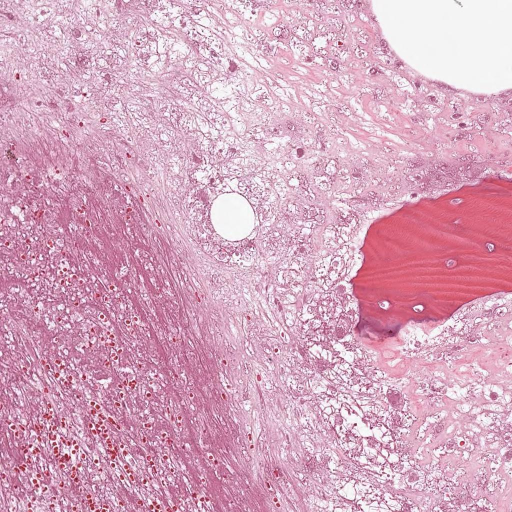
#> input picture Region_Growing/2.jpg, 1024 x 1024 px, found by its file name (shown at 1/2 size)
$ python Fitness_test.py
#> lines starting #> are read from the running program, lines starting #| are printed output that depends on the picture
import sys
import os
sys.path.append(os.path.join(os.path.dirname(os.getcwd()),"modules"))

from NbrRegionSegment import GetAllSegVariance, RegionExtract

import cv2 as cv
import numpy as np
import matplotlib.pyplot as plt
from skimage.feature import local_binary_pattern

img = cv.imread(r"D:\Project 2\Project_2\Region_Growing\2.jpg")
#> img is the input picture: shape (1024, 1024, 3); mean B, G, R 190.2, 167.7, 214


img = cv.resize(img, (0,0), fx = 0.5, fy = 0.5)
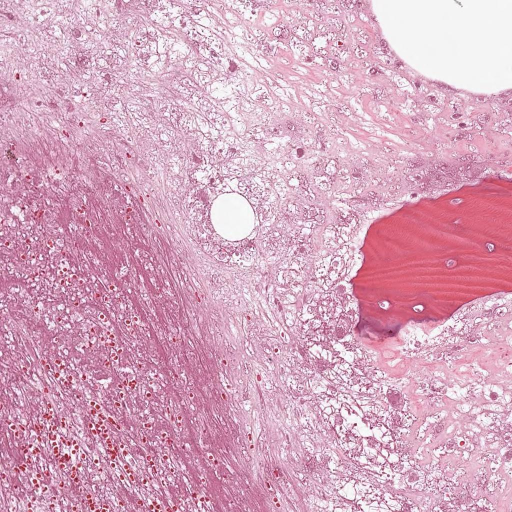
#> img: shape (512, 512, 3); mean B, G, R 190.3, 167.8, 214.1
gray_img = cv.cvtColor(img, cv.COLOR_BGR2GRAY)
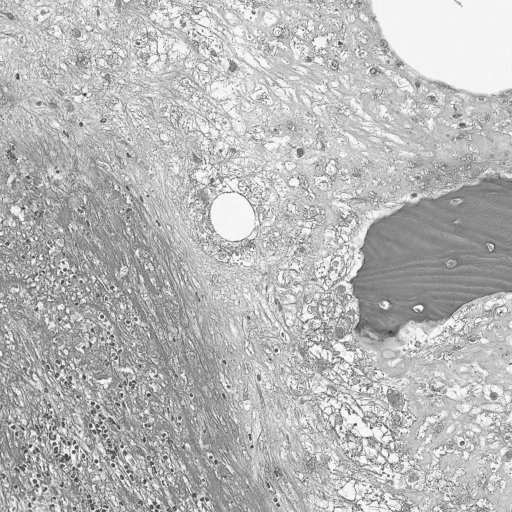
#> gray_img: shape (512, 512); min 49, max 254, mean 184.2

radius = 1
points = 8*radius

lbp = local_binary_pattern(gray_img, points, radius, "uniform").astype("uint8")
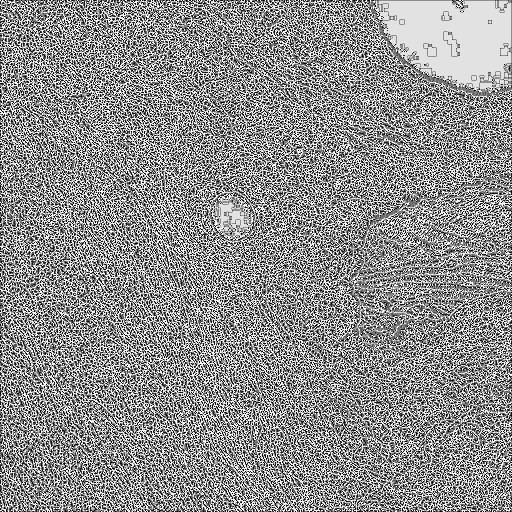
#> lbp: shape (512, 512); min 0, max 9, mean 5.05; drawn with min black and max white

resa = []
resb = []
sm = []

for i in range(1, 31, 5):
#> (the run stopped early here; a loop or call above may not have finished)

$ run again, with Region_Growing/1.jpg copied over Region_Growing/2.jpg
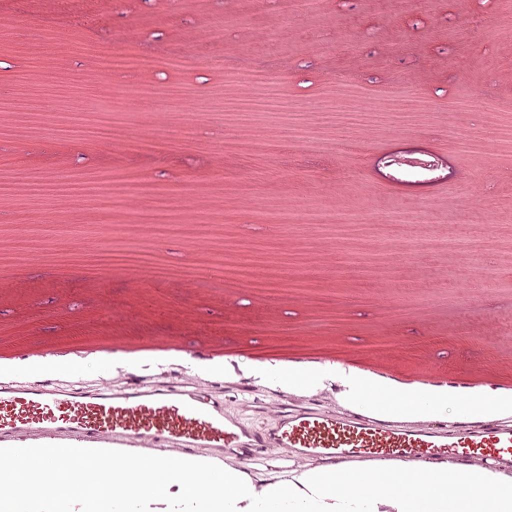
#> input picture Region_Growing/1.jpg, 1024 x 1024 px, found by its file name (shown at 1/2 size)
#> img is the input picture: shape (1024, 1024, 3); mean B, G, R 160.1, 137.8, 215.3
#> img: shape (512, 512, 3)
#> `gray_img = cv.cvtColor(img, cv.COLOR_BGR2GRAY)`:
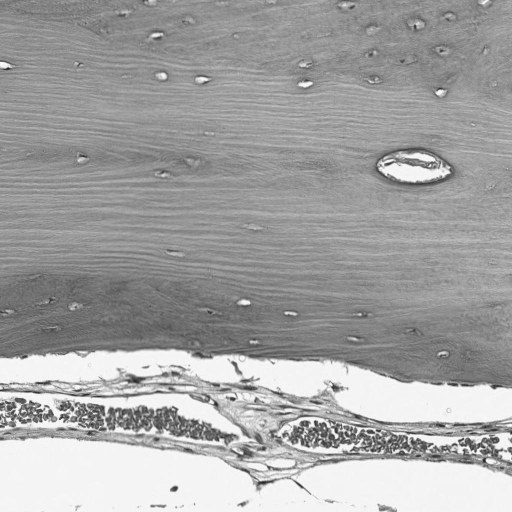
#> gray_img: shape (512, 512); min 33, max 252, mean 163.6
#> `lbp = local_binary_pattern(gray_img, points, radius, "uniform").astype..`:
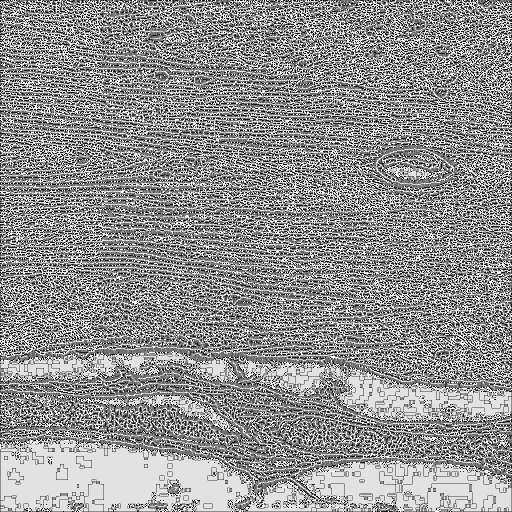
#> lbp: shape (512, 512); min 0, max 9, mean 5.18; drawn with min black and max white

$ run again, with Region_Growing/3.jpg copied over Region_Growing/2.jpg
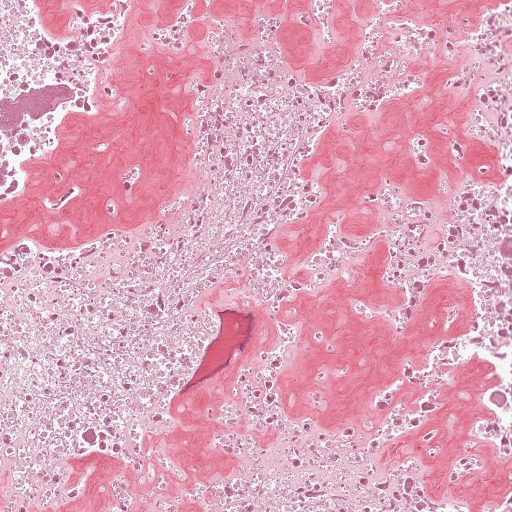
#> input picture Region_Growing/3.jpg, 1024 x 1024 px, found by its file name (shown at 1/2 size)
#> img is the input picture: shape (1024, 1024, 3); mean B, G, R 186.6, 164.5, 221.1
#> img: shape (512, 512, 3)
#> `gray_img = cv.cvtColor(img, cv.COLOR_BGR2GRAY)`:
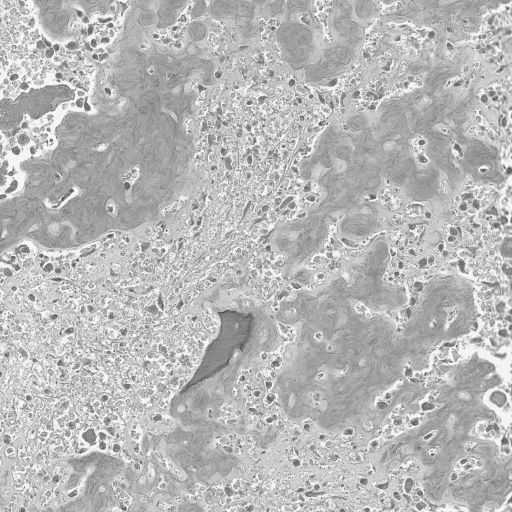
#> gray_img: shape (512, 512); min 66, max 252, mean 184.1
#> `lbp = local_binary_pattern(gray_img, points, radius, "uniform").astype..`:
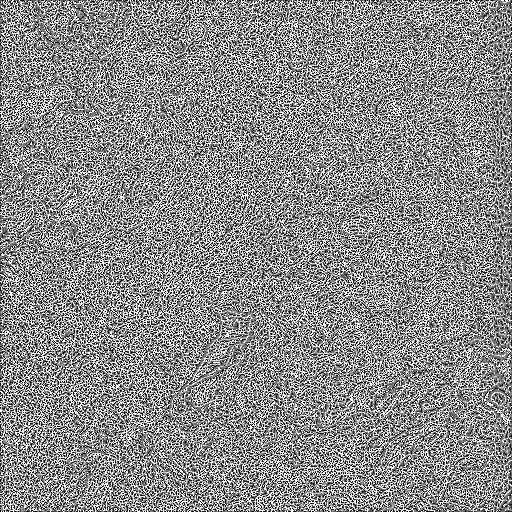
#> lbp: shape (512, 512); min 0, max 9, mean 4.92; drawn with min black and max white
